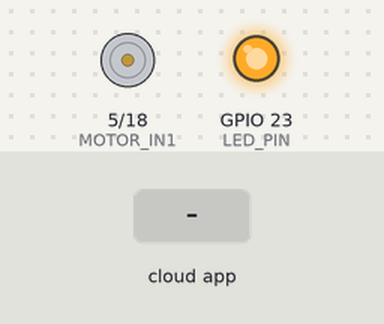
Simulated run of this program. Board: ESP32. Shown: motor-driver pin pairs drawn as motors (green arrow = first pin HIGH = forward, orange = second pin HIGH = backward, longer = more drive, scaled by the enable pin), output pins drawn as LEDs (lit = HIGH). Inputs (shaded band) come from the test bench. The ROS host is connected and sends only what is stated.

Above: at 5.2 s.
5.3 s: the phone or cloud app sets micro_ros_sub to -100
At 6.0 s:
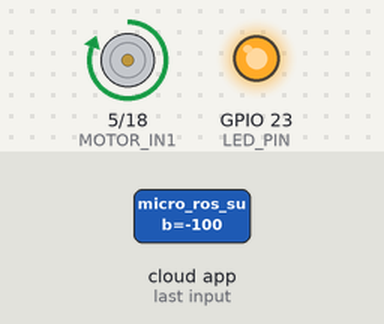
6.8 s: the phone or cloud app sets micro_ros_sub to 0
At 7.4 s:
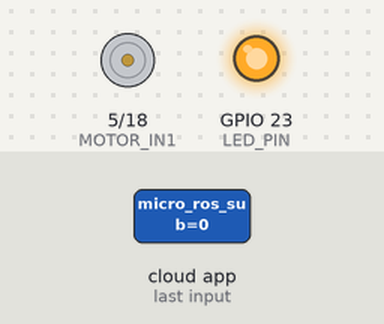
8.3 s: the phone or cloud app sets micro_ros_sub to 100
At 8.9 s:
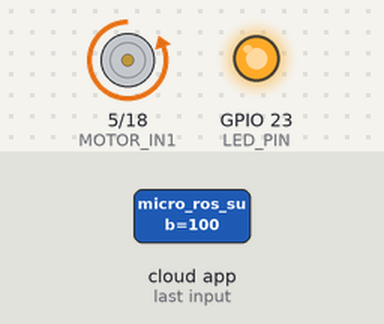
Timing chart, 0 to 11.3 s (numbered marks = the images above; inputs shaded):
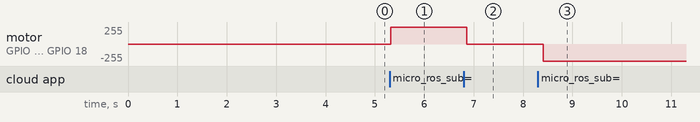

The program:

main.cpp
```cpp
// Include Libraries to be used
#include <micro_ros_platformio.h>    // Micro-ROS Arduino library
#include <rcl/rcl.h>              // Core ROS 2 Client Library (RCL) for node management.
#include <rcl/error_handling.h>   // Error handling utilities for Micro-ROS.
#include <rclc/rclc.h>            // Micro-ROS Client library for embedded devices.
#include <rclc/executor.h>        // Micro-ROS Executor to manage callbacks
#include <std_msgs/msg/float32.h> // Predefined ROS 2 message type
#include <stdio.h>                // Standard I/O library for debugging.
#include <Arduino.h>
#include "driver/mcpwm.h"         // MCPWM driver for ESP32
#include <cmath>


// Declare nodes to be used
rcl_node_t node;  // Represents a ROS 2 Node running on the microcontroller.


// Instantiate executor and its support classes
rclc_executor_t executor;   // Manages task execution (timers, callbacks, etc.).
rclc_support_t support;     // Data structure that holds the execution context of Micro-ROS.
rcl_allocator_t allocator;  // Manages memory allocation.


// Declare Subscribers
rcl_subscription_t subscriber;


// Declare timers
rcl_timer_t timer;


// Declare Messages
std_msgs__msg__Float32 msg;


// Define Macros
#define RCCHECK(fn) { rcl_ret_t temp_rc = fn; if((temp_rc != RCL_RET_OK)){error_loop();}}
#define RCSOFTCHECK(fn) { rcl_ret_t temp_rc = fn; if((temp_rc != RCL_RET_OK)){}}


// Pin Definitions
#define LED_PIN 23      // LED Indicator
#define PWM_FREQ 5000   // PWM Frequency (Hz)
#define PWM_RES 8       // PWM Resolution (Bits)
#define PWM_CHNL MCPWM_OPR_A // MCPWM Operator


// Motor pins
#define MOTOR_IN1 5        // Pin IN1 del L298N (debe estar en HIGH o LOW)
#define MOTOR_IN2 18       // Pin IN2 del L298N (debe estar en HIGH o LOW)
#define PWM_PIN 2      // PWM Output Pin for LED/ENA


// Variables
float pwm_set_point = 0.0;  // PWM Duty Cycle


// Error Handling
void error_loop() {
   while(1) {
       digitalWrite(LED_PIN, !digitalRead(LED_PIN)); // Toggle LED state
       delay(100); // Blink every 100 ms
   }
}


// Callback for ROS2 Subscription
void subscription_callback(const void *msgin) {
   // Get message data
   const std_msgs__msg__Float32 *msg = (const std_msgs__msg__Float32 *)msgin;
   pwm_set_point = constrain(abs(msg->data), 0.0, 1.0); // Clamp input between 0 and 1


   // Convert to percentage (0 - 100%)


   if (msg->data < 0) {
     digitalWrite(MOTOR_IN1, HIGH);
     digitalWrite(MOTOR_IN2, LOW);
   }
   else {
     digitalWrite(MOTOR_IN1, LOW);
     digitalWrite(MOTOR_IN2, HIGH);
   }

   float duty_cycle = pwm_set_point * 100.0;

   // Apply PWM using MCPWM
   mcpwm_set_duty(MCPWM_UNIT_0, MCPWM_TIMER_0, PWM_CHNL, duty_cycle);
}


// Setup Function
void setup() {
    // Configure serial transport
    Serial.begin(115200);
    set_microros_serial_transports(Serial);
    delay(2000);

   // Motor pins init
   pinMode(MOTOR_IN1, OUTPUT);
   pinMode(MOTOR_IN2, OUTPUT);
   digitalWrite(MOTOR_IN1, HIGH);
   digitalWrite(MOTOR_IN2, LOW);


   // Initialize LED Pin
   pinMode(LED_PIN, OUTPUT);
   digitalWrite(LED_PIN, HIGH);


   // Initialize MCPWM for PWM output
   mcpwm_gpio_init(MCPWM_UNIT_0, MCPWM0A, PWM_PIN);


   mcpwm_config_t pwm_config;
   pwm_config.frequency = PWM_FREQ;
   pwm_config.cmpr_a = 0;  // Start with 0% duty cycle
   pwm_config.cmpr_b = 0;  // Unused channel
   pwm_config.counter_mode = MCPWM_UP_COUNTER;
   pwm_config.duty_mode = MCPWM_DUTY_MODE_0;


   // Apply PWM Configuration
   mcpwm_init(MCPWM_UNIT_0, MCPWM_TIMER_0, &pwm_config);


   delay(2000); // Connection delay


   // Initialize Micro-ROS
   allocator = rcl_get_default_allocator();
   RCCHECK(rclc_support_init(&support, 0, NULL, &allocator));


   // Create Node
   RCCHECK(rclc_node_init_default(&node, "micro_ros_sub_node", "", &support));


   // Create Subscriber
   RCCHECK(rclc_subscription_init_default(
       &subscriber,
       &node,
       ROSIDL_GET_MSG_TYPE_SUPPORT(std_msgs, msg, Float32),
       "micro_ros_sub"));


   // Create Executor
   RCCHECK(rclc_executor_init(&executor, &support.context, 1, &allocator));
   RCCHECK(rclc_executor_add_subscription(&executor, &subscriber, &msg, &subscription_callback, ON_NEW_DATA));
}


// Main Loop
void loop() {
   delay(100);
   RCCHECK(rclc_executor_spin_some(&executor, RCL_MS_TO_NS(100)));
}
```

Measured:
- after the input at 5.3 s, motor on GPIO 5 (MOTOR_IN1) / GPIO 18 (MOTOR_IN2): stopped → forward 255/255 at once
- after the input at 6.8 s, motor on GPIO 5 (MOTOR_IN1) / GPIO 18 (MOTOR_IN2): forward 255/255 → stopped after 0.06 s
- after the input at 8.3 s, motor on GPIO 5 (MOTOR_IN1) / GPIO 18 (MOTOR_IN2): stopped → backward 255/255 after 0.10 s
